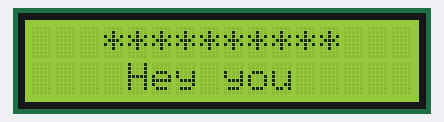
The sketch below on a simulated Arduino Uno, built with avr-gcc and run on an emulated ATmega328P. On the bench: 16×2 character LCD.

Above: at 0.1 s.
At 2.2 s:
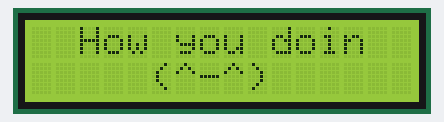

Measured:
- what the display in image 1 shows lasts 2.0 s, from 2.1 s to 4.1 s

The sketch:

lcdi2c_test.ino
```cpp
#include <LiquidCrystal_I2C.h>
#include <wire.h>

LiquidCrystal_I2C lcd(0x3F, 16, 2);

void setup() {
  lcd.init();
  lcd.backlight();
}
void loop() {

  lcd.setCursor(3, 0);
  lcd.print("**********");
  lcd.setCursor(4, 1);
  lcd.print("Hey you");

  delay(2000);
  lcd.clear();

  lcd.setCursor(2, 0);
  lcd.print("How you doin");
  lcd.setCursor(5, 1);
  lcd.print("(^-^)");


  delay(2000);
  lcd.clear();
}
```
